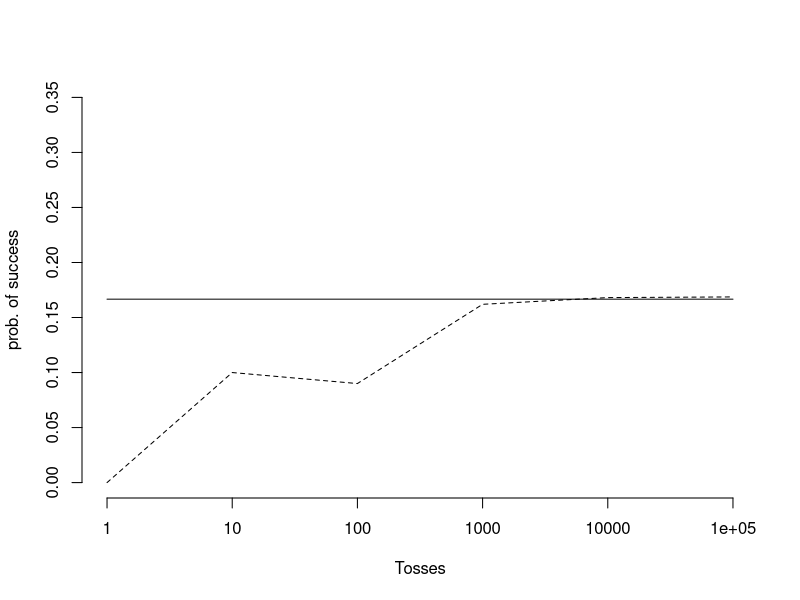

Here is the R script that generated this plot:
rm(list=ls())
x=1:6
N=c(1,10,100,1000,10000,100000)
px=c()
for(i in 1:length(N)){
sam=sample(x,N[i],replace=T)
nx=length(which(sam==6))
px[i]=nx/N[i]
}
plot(1:length(N),px,type="l",lty=2,ylab="prob. of success",xlab="Tosses",ylim=c(0,0.35),axes=F)
lines(1:length(N),rep(1/6,length(N)),type="l")
axis(1,1:6,N[1:6])
axis(2)


